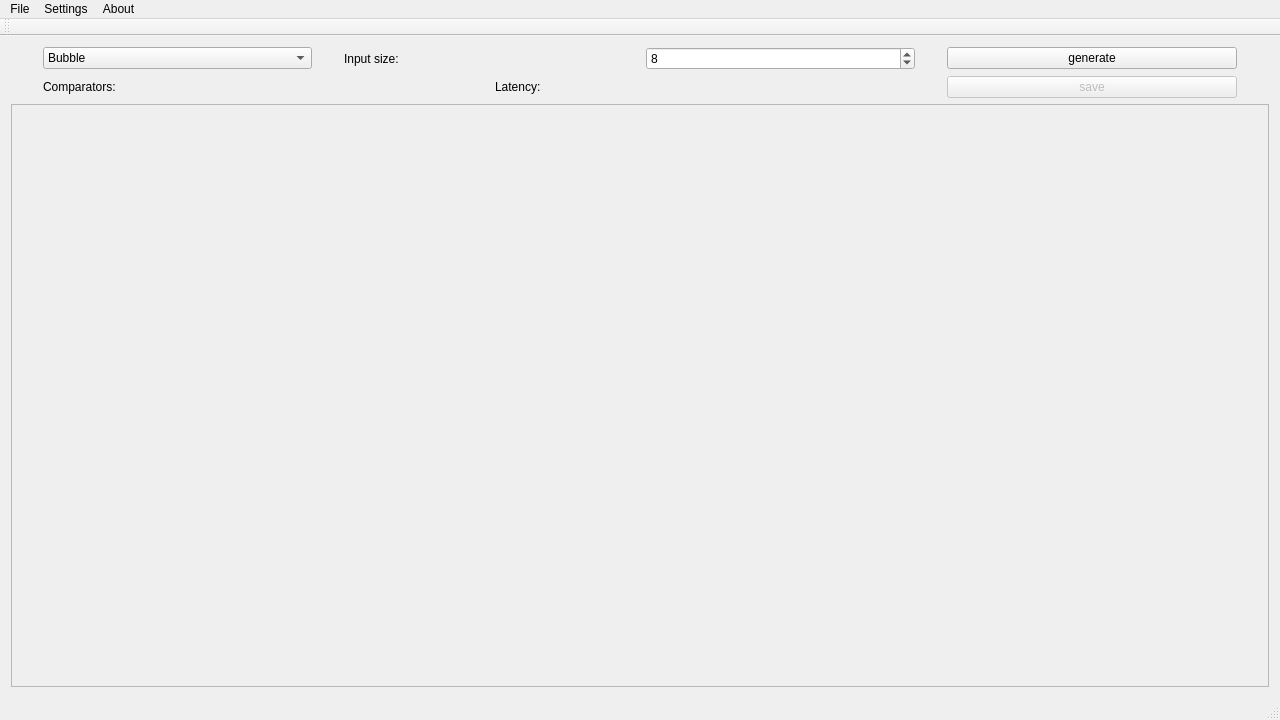
<?xml version="1.0" encoding="UTF-8"?>
<ui version="4.0">
 <class>SortingNetworkMakerClass</class>
 <widget class="QMainWindow" name="SortingNetworkMakerClass">
  <property name="geometry">
   <rect>
    <x>0</x>
    <y>0</y>
    <width>1280</width>
    <height>720</height>
   </rect>
  </property>
  <property name="sizePolicy">
   <sizepolicy hsizetype="Minimum" vsizetype="Fixed">
    <horstretch>0</horstretch>
    <verstretch>0</verstretch>
   </sizepolicy>
  </property>
  <property name="windowTitle">
   <string>Sorting Network Maker</string>
  </property>
  <property name="windowIcon">
   <iconset resource="../rsrc/sorting_network_maker.qrc">
    <normaloff>:/icon/icon.png</normaloff>:/icon/icon.png</iconset>
  </property>
  <property name="locale">
   <locale language="Chinese" country="China"/>
  </property>
  <widget class="QWidget" name="centralWidget">
   <layout class="QVBoxLayout" name="verticalLayout">
    <item>
     <layout class="QGridLayout" name="gridLayout" columnstretch="3,1" columnminimumwidth="0,0">
      <property name="leftMargin">
       <number>32</number>
      </property>
      <property name="rightMargin">
       <number>32</number>
      </property>
      <property name="horizontalSpacing">
       <number>32</number>
      </property>
      <item row="0" column="0">
       <layout class="QHBoxLayout" name="horizontalLayout_2">
        <property name="spacing">
         <number>32</number>
        </property>
        <property name="leftMargin">
         <number>0</number>
        </property>
        <property name="rightMargin">
         <number>0</number>
        </property>
        <item>
         <widget class="QComboBox" name="selectAlgorithm">
          <property name="minimumSize">
           <size>
            <width>256</width>
            <height>0</height>
           </size>
          </property>
          <item>
           <property name="text">
            <string>Bubble</string>
           </property>
          </item>
          <item>
           <property name="text">
            <string>Odd-even transposition</string>
           </property>
          </item>
          <item>
           <property name="text">
            <string>Comb (3-smooth)</string>
           </property>
          </item>
          <item>
           <property name="text">
            <string>Bitonic</string>
           </property>
          </item>
          <item>
           <property name="text">
            <string>Odd-even merge</string>
           </property>
          </item>
          <item>
           <property name="text">
            <string>Merge-exchange</string>
           </property>
          </item>
          <item>
           <property name="text">
            <string>Pairwise</string>
           </property>
          </item>
          <item>
           <property name="text">
            <string>Bose Nelson</string>
           </property>
          </item>
          <item>
           <property name="text">
            <string>Hibbard</string>
           </property>
          </item>
          <item>
           <property name="text">
            <string>Optimal size</string>
           </property>
          </item>
          <item>
           <property name="text">
            <string>Optimal latency</string>
           </property>
          </item>
         </widget>
        </item>
        <item>
         <widget class="QLabel" name="sizeLabel">
          <property name="minimumSize">
           <size>
            <width>128</width>
            <height>0</height>
           </size>
          </property>
          <property name="text">
           <string>Input size:</string>
          </property>
         </widget>
        </item>
        <item>
         <widget class="QSpinBox" name="selectSize">
          <property name="minimumSize">
           <size>
            <width>128</width>
            <height>0</height>
           </size>
          </property>
          <property name="maximum">
           <number>128</number>
          </property>
          <property name="value">
           <number>8</number>
          </property>
         </widget>
        </item>
       </layout>
      </item>
      <item row="0" column="1">
       <widget class="QPushButton" name="buttonGenerate">
        <property name="sizePolicy">
         <sizepolicy hsizetype="Minimum" vsizetype="Fixed">
          <horstretch>0</horstretch>
          <verstretch>0</verstretch>
         </sizepolicy>
        </property>
        <property name="minimumSize">
         <size>
          <width>128</width>
          <height>0</height>
         </size>
        </property>
        <property name="text">
         <string>generate</string>
        </property>
       </widget>
      </item>
      <item row="1" column="1">
       <widget class="QPushButton" name="buttonSave">
        <property name="enabled">
         <bool>false</bool>
        </property>
        <property name="minimumSize">
         <size>
          <width>128</width>
          <height>0</height>
         </size>
        </property>
        <property name="text">
         <string>save</string>
        </property>
       </widget>
      </item>
      <item row="1" column="0">
       <layout class="QHBoxLayout" name="horizontalLayout_3">
        <property name="spacing">
         <number>32</number>
        </property>
        <property name="leftMargin">
         <number>0</number>
        </property>
        <property name="rightMargin">
         <number>0</number>
        </property>
        <item>
         <widget class="QLabel" name="opNameLabel">
          <property name="minimumSize">
           <size>
            <width>0</width>
            <height>0</height>
           </size>
          </property>
          <property name="text">
           <string>Comparators:</string>
          </property>
         </widget>
        </item>
        <item>
         <widget class="QLabel" name="opValueLabel">
          <property name="text">
           <string/>
          </property>
         </widget>
        </item>
        <item>
         <widget class="QLabel" name="latencyNameLabel">
          <property name="text">
           <string>Latency:</string>
          </property>
         </widget>
        </item>
        <item>
         <widget class="QLabel" name="latencyValueLabel">
          <property name="text">
           <string/>
          </property>
         </widget>
        </item>
       </layout>
      </item>
     </layout>
    </item>
    <item>
     <widget class="QScrollArea" name="scrollArea">
      <property name="sizePolicy">
       <sizepolicy hsizetype="Expanding" vsizetype="Expanding">
        <horstretch>1</horstretch>
        <verstretch>1</verstretch>
       </sizepolicy>
      </property>
      <property name="minimumSize">
       <size>
        <width>0</width>
        <height>256</height>
       </size>
      </property>
      <property name="widgetResizable">
       <bool>true</bool>
      </property>
      <widget class="QWidget" name="scrollAreaWidgetContents">
       <property name="geometry">
        <rect>
         <x>0</x>
         <y>0</y>
         <width>1256</width>
         <height>559</height>
        </rect>
       </property>
       <layout class="QVBoxLayout" name="verticalLayout_2">
        <item>
         <widget class="QLabel" name="showPicture">
          <property name="sizePolicy">
           <sizepolicy hsizetype="Expanding" vsizetype="Expanding">
            <horstretch>1</horstretch>
            <verstretch>1</verstretch>
           </sizepolicy>
          </property>
          <property name="minimumSize">
           <size>
            <width>0</width>
            <height>0</height>
           </size>
          </property>
          <property name="text">
           <string/>
          </property>
          <property name="scaledContents">
           <bool>true</bool>
          </property>
         </widget>
        </item>
       </layout>
      </widget>
     </widget>
    </item>
   </layout>
  </widget>
  <widget class="QMenuBar" name="menuBar">
   <property name="geometry">
    <rect>
     <x>0</x>
     <y>0</y>
     <width>1280</width>
     <height>26</height>
    </rect>
   </property>
   <widget class="QMenu" name="menuFile">
    <property name="title">
     <string>File</string>
    </property>
    <addaction name="actionSave"/>
    <addaction name="separator"/>
    <addaction name="actionExit"/>
   </widget>
   <widget class="QMenu" name="menuAbout">
    <property name="title">
     <string>About</string>
    </property>
    <addaction name="actionAbout"/>
    <addaction name="actionQt"/>
   </widget>
   <widget class="QMenu" name="menuSettings">
    <property name="title">
     <string>Settings</string>
    </property>
    <widget class="QMenu" name="menuTestExample">
     <property name="title">
      <string>Test Example</string>
     </property>
     <addaction name="actionShowTestExample"/>
     <addaction name="actionTestReproducible"/>
     <addaction name="actionTestStability"/>
     <addaction name="actionExampleFont"/>
    </widget>
    <addaction name="actionLineColor"/>
    <addaction name="actionBackgroundColor"/>
    <addaction name="separator"/>
    <addaction name="actionResolution"/>
    <addaction name="separator"/>
    <addaction name="actionSplitLevels"/>
    <addaction name="actionKeepAspectRatio"/>
    <addaction name="separator"/>
    <addaction name="menuTestExample"/>
   </widget>
   <addaction name="menuFile"/>
   <addaction name="menuSettings"/>
   <addaction name="menuAbout"/>
  </widget>
  <widget class="QToolBar" name="mainToolBar">
   <attribute name="toolBarArea">
    <enum>TopToolBarArea</enum>
   </attribute>
   <attribute name="toolBarBreak">
    <bool>false</bool>
   </attribute>
  </widget>
  <widget class="QStatusBar" name="statusBar"/>
  <action name="actionSave">
   <property name="enabled">
    <bool>false</bool>
   </property>
   <property name="text">
    <string>Save</string>
   </property>
   <property name="shortcut">
    <string>Ctrl+S</string>
   </property>
  </action>
  <action name="actionExit">
   <property name="text">
    <string>Exit</string>
   </property>
  </action>
  <action name="actionQt">
   <property name="text">
    <string>Qt</string>
   </property>
  </action>
  <action name="actionAbout">
   <property name="text">
    <string>Sorting Network Maker</string>
   </property>
  </action>
  <action name="actionLineColor">
   <property name="text">
    <string>Line Color</string>
   </property>
  </action>
  <action name="actionBackgroundColor">
   <property name="text">
    <string>Background Color</string>
   </property>
  </action>
  <action name="actionSplitLevels">
   <property name="checkable">
    <bool>true</bool>
   </property>
   <property name="checked">
    <bool>true</bool>
   </property>
   <property name="text">
    <string>Split Levels</string>
   </property>
  </action>
  <action name="actionKeepAspectRatio">
   <property name="checkable">
    <bool>true</bool>
   </property>
   <property name="checked">
    <bool>false</bool>
   </property>
   <property name="text">
    <string>Keep Aspect Ratio</string>
   </property>
  </action>
  <action name="actionResolution">
   <property name="text">
    <string>Resolution</string>
   </property>
  </action>
  <action name="actionShowTestExample">
   <property name="checkable">
    <bool>true</bool>
   </property>
   <property name="checked">
    <bool>true</bool>
   </property>
   <property name="text">
    <string>Show Test Example</string>
   </property>
  </action>
  <action name="actionTestReproducible">
   <property name="checkable">
    <bool>true</bool>
   </property>
   <property name="checked">
    <bool>false</bool>
   </property>
   <property name="text">
    <string>Reproducible Randomness</string>
   </property>
  </action>
  <action name="actionExampleFont">
   <property name="text">
    <string>Font</string>
   </property>
  </action>
  <action name="actionTestStability">
   <property name="text">
    <string>Test Sorting Stability</string>
   </property>
  </action>
 </widget>
 <layoutdefault spacing="6" margin="11"/>
 <resources>
  <include location="../rsrc/sorting_network_maker.qrc"/>
 </resources>
 <connections>
  <connection>
   <sender>actionExit</sender>
   <signal>triggered()</signal>
   <receiver>SortingNetworkMakerClass</receiver>
   <slot>close()</slot>
   <hints>
    <hint type="sourcelabel">
     <x>-1</x>
     <y>-1</y>
    </hint>
    <hint type="destinationlabel">
     <x>541</x>
     <y>422</y>
    </hint>
   </hints>
  </connection>
 </connections>
</ui>
